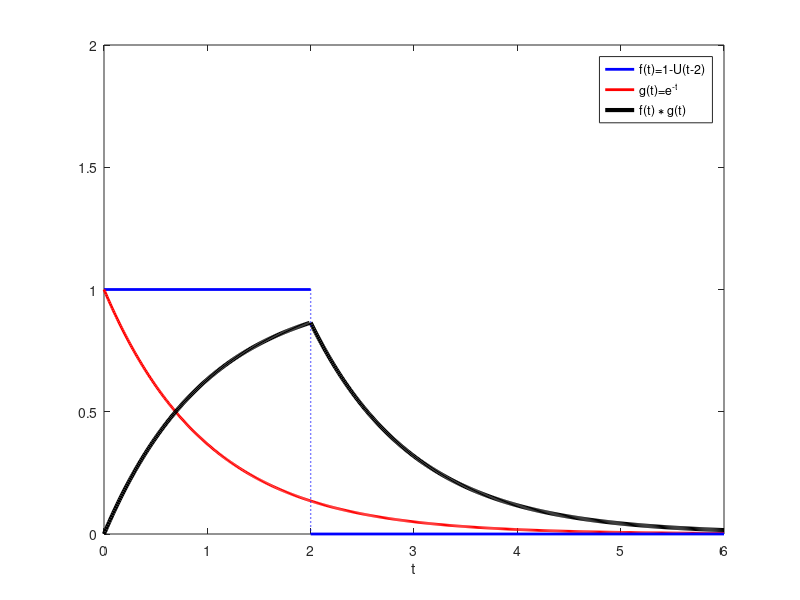
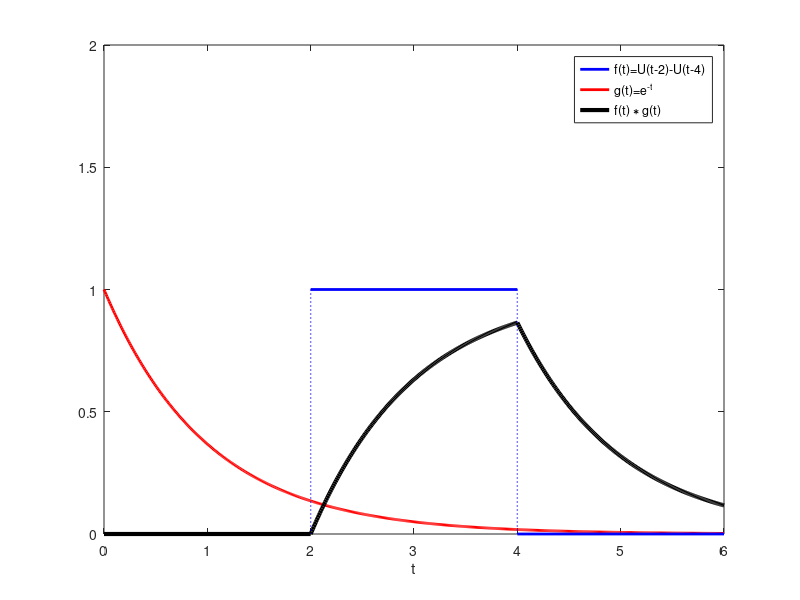
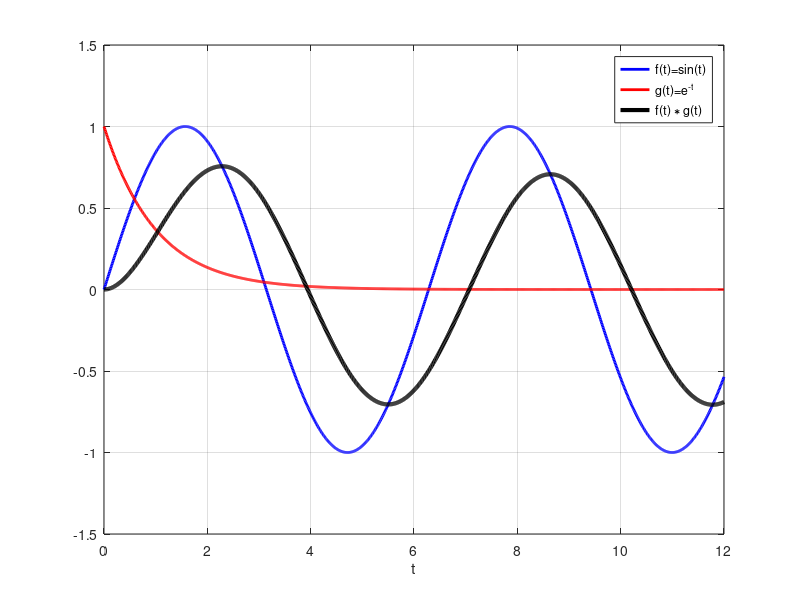
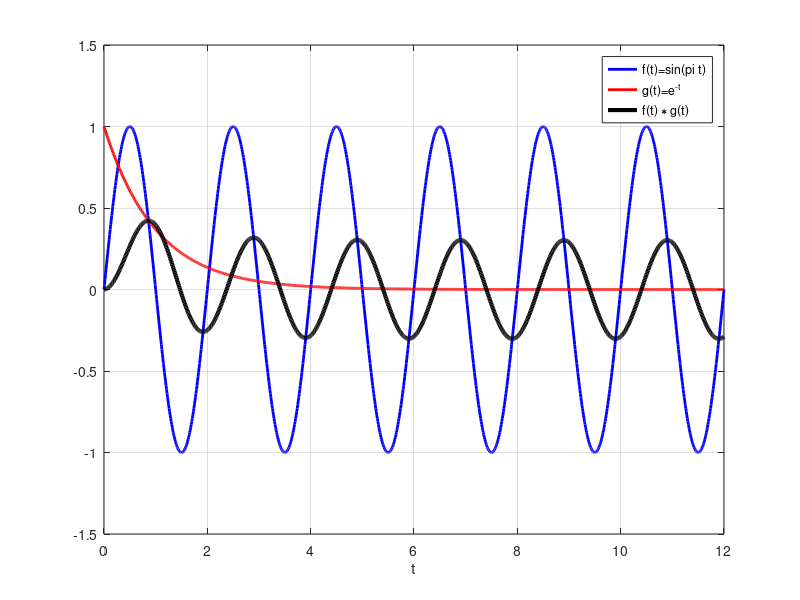

Recreate these plots in MATLAB, in order.
% CONVOLUTIONS  Generate some convolution figures for slides for section 7.4.

% f(t) = 1 - U(t-2)
% g(t) = e^{-t}
figure(1)
a = 2;
t = 0:.01:6;
plot([0 2],[1 1],'b','linewidth',2),  hold on
plot(t,exp(-t),'r','linewidth',2)
plot(t(t<a),1-exp(-t(t<a)),'k','linewidth',3)
plot(t(t>=a),exp(a-t(t>=a))-exp(-t(t>=a)),'k','linewidth',3)
plot([a 6],[0 0],'b','linewidth',2)
plot([a a],[1 0],'b:','linewidth',1)
axis([0 6 0 2]),  xlabel t
legend('f(t)=1-U(t-2)','g(t)=e^{-t}','f(t) \ast g(t)')
hold off
print -dpdf convolution1.pdf

% f(t) = U(t-2) - U(t-3)
% g(t) = e^{-t}
figure(2)
t = 0:.01:6;
tmid = 2:.01:4;
tlate = 4:.01:6;
plot([2 4],[1 1],'b','linewidth',2),  hold on
plot(t,exp(-t),'r','linewidth',2)
plot(tmid,1.0-exp(2-tmid),'k','linewidth',3)
plot([0 2],[0 0],'k','linewidth',3)
plot(tlate,exp(4-tlate)-exp(2-tlate),'k','linewidth',3)
plot([4 6],[0 0],'b','linewidth',2)
plot([2 2],[1 0],'b:','linewidth',1)
plot([4 4],[1 0],'b:','linewidth',1)
axis([0 6 0 2]),  xlabel t
legend('f(t)=U(t-2)-U(t-4)','g(t)=e^{-t}','f(t) \ast g(t)')
hold off
print -dpdf convolution2.pdf

% f(t) = sin(k t)
% g(t) = e^{-t}
kk = [1 pi];
t = 0:.01:12;
for q = 1:2
    figure(2+q)
    k = kk(q);
    plot(t,sin(k*t),'b','linewidth',2),  hold on
    plot(t,exp(-t),'r','linewidth',2)
    plot(t,exp(-t).*(sin(k*t).*exp(t)-k*cos(k*t).*exp(t)+k)/(1+k^2),...
         'k','linewidth',3)
    axis([0 12 -1.5 1.5]),  xlabel t
    grid on
    if q == 1
        fstr = 'f(t)=sin(t)';
    else
        fstr = 'f(t)=sin(pi t)';
    end
    legend(fstr,'g(t)=e^{-t}','f(t) \ast g(t)')
    hold off
    print(sprintf('convolution%d.pdf',q+2),'-dpdf')
end

